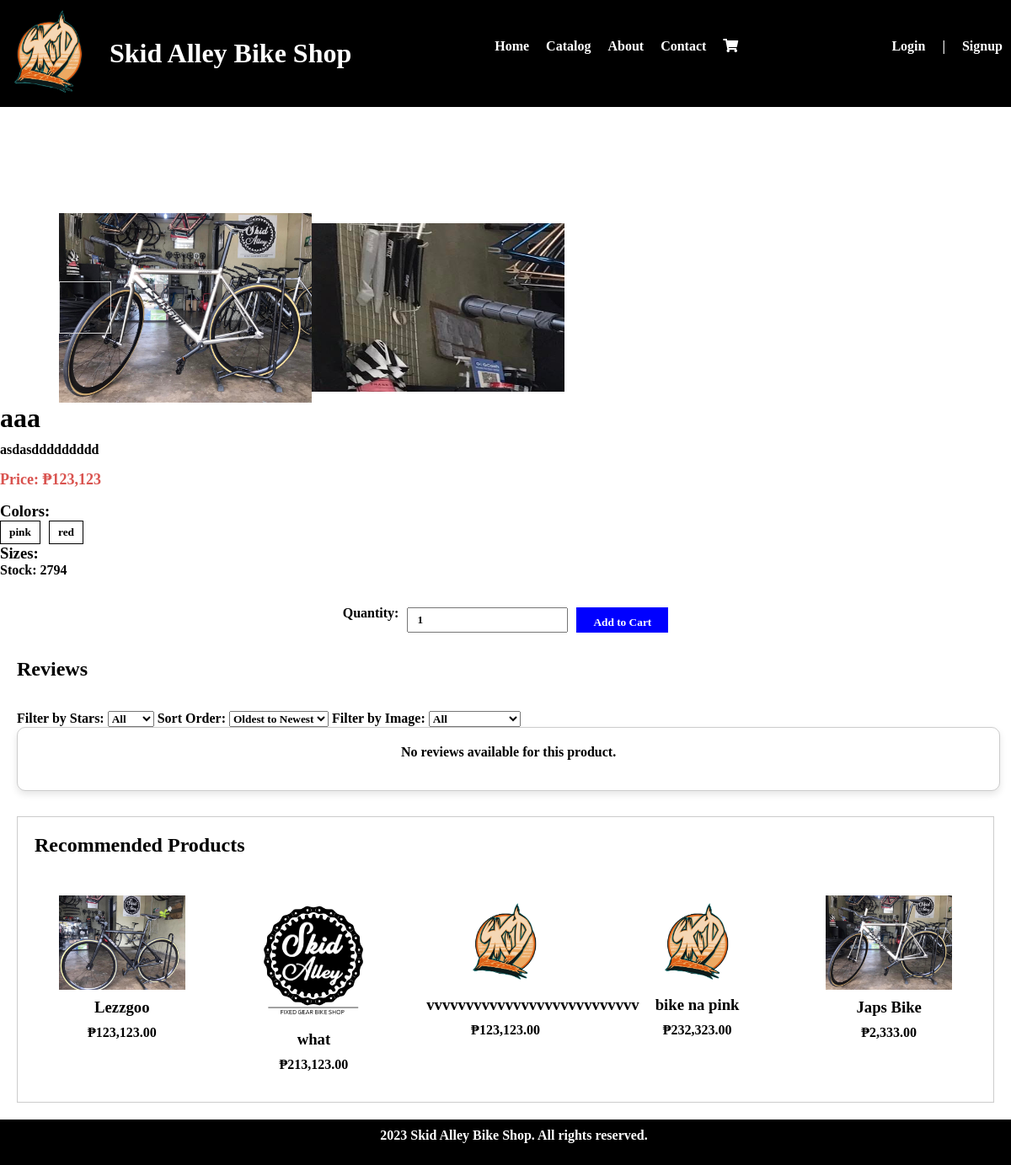
Before: /product-details.php?id=57 with the older database file.
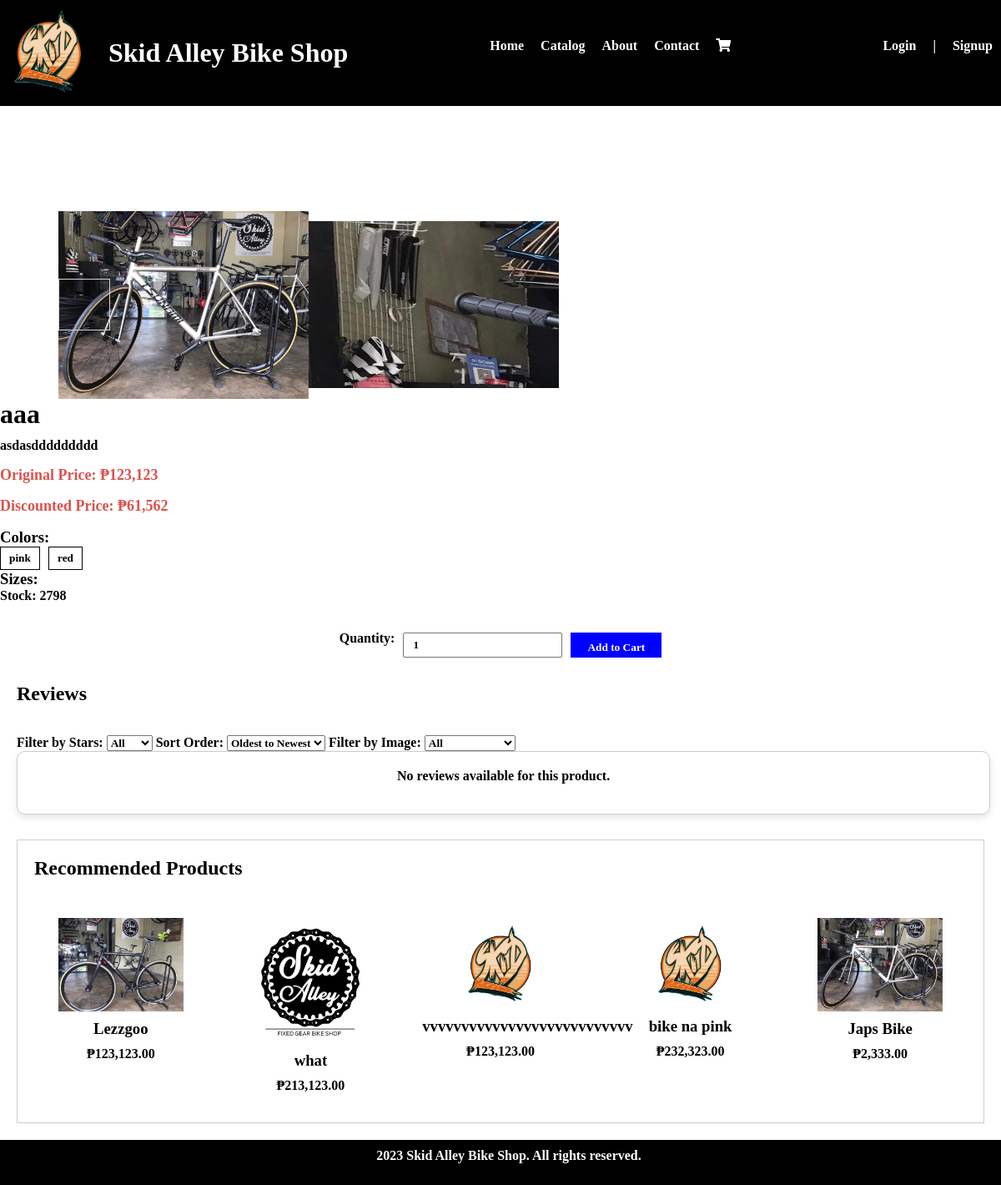
After: the same page with the newer database file.
### tables this page shows
CREATE TABLE `product_list` (
  `id` int(10) NOT NULL,
  `brand_id` int(11) NOT NULL,
  `category_id` int(11) NOT NULL,
  `name` varchar(250) NOT NULL,
  `models` varchar(250) NOT NULL,
  `description` varchar(250) NOT NULL,
  `price` float NOT NULL,
  `status` tinyint(1) NOT NULL DEFAULT 1,
  `image_path` text NOT NULL,
  `delete_flag` tinyint(1) NOT NULL
);

CREATE TABLE `stock_list` (
  `id` int(10) NOT NULL,
  `product_id` int(10) NOT NULL,
  `product_colors_sizes_id` int(10) NOT NULL,
  `quantity` float NOT NULL
);

CREATE TABLE `discounts` (
  `id` int(11) NOT NULL,
  `product_id` int(11) NOT NULL,
  `brand_id` int(11) DEFAULT NULL,
  `category_id` int(11) DEFAULT NULL,
  `discount_percentage` decimal(5,2) NOT NULL,
  `start_time` datetime DEFAULT NULL,
  `end_time` datetime DEFAULT NULL,
  `created_at` datetime DEFAULT current_timestamp(),
  `updated_at` datetime DEFAULT current_timestamp() ON UPDATE current_timestamp()
);

### product-details.php (the view, shortened to what the changed rows need)
<link href='https://unpkg.com/boxicons@2.1.4/css/boxicons.min.css' rel='stylesheet'>
<?php include('partials-front/menu.php'); ?>
<br><br><br><br><br><br><br>
<?php
$uniqueColors = [];
if (isset($_GET['id']) && is_numeric($_GET['id']))
{
    $product_id = $_GET['id'];
    $sql = "SELECT pl.*, sl.quantity AS stock_quantity, d.discount_percentage
        FROM product_list pl
        LEFT JOIN stock_list sl ON pl.id = sl.product_id
        LEFT JOIN discounts d ON pl.id = d.product_id AND NOW() BETWEEN d.start_time AND d.end_time
        WHERE pl.id = $product_id";
    $res = mysqli_query($conn, $sql);
    if ($res)
    {
        $product_details = mysqli_fetch_assoc($res);
        if ($product_details)
        {
            ?>
             <div class="product-image-container" id="product-image-container">
                    <img
                        id="product-image"
                        src="<?php echo SITEURL; ?>images/bike/<?php echo $product_details['image_path']; ?>"
                        alt="<?php echo $product_details['name']; ?>"
                        style="width: 300px">
                        <div id="myresult" class="img-zoom-result"></div>
                </div>
            <div class="product-details">
            <h1><?php echo $product_details['name']; ?></h1>
                <div class="product-description">
                    <p><?php echo $product_details['description']; ?></p>
                </div>
                <div class="product-price">
                    <?php
                    $originalPrice = $product_details['price'];
                    $discountPercentage = $product_details['discount_percentage'];
                    if (!empty($discountPercentage) && $discountPercentage > 0) {
                        $discountedPrice = $originalPrice - ($originalPrice * $discountPercentage / 100);
                        echo "<p>Original Price: ₱" . number_format($originalPrice) . "</p>";
                        echo "<p>Discounted Price: ₱" . number_format($discountedPrice) . "</p>";
                    } else {
                        echo "<p>Price: ₱" . number_format($originalPrice) . "</p>";
                    }
                    ?>
                </div>
                <div class="product-sizes-colors">
                <h3>Colors:</h3>
                    <ul>
                    <?php
                    $colors_sql = "SELECT DISTINCT color FROM product_colors_sizes WHERE product_id = $product_id";
                    $colors_result = mysqli_query($conn, $colors_sql);
                    if ($colors_result) {
                        while ($color_row = mysqli_fetch_assoc($colors_result)) {
                            $color = $color_row['color'];
                            if (!in_array($color, $uniqueColors)) {
                                $uniqueColors[] = $color;
                                echo "<button class='color-button' data-color='$color'>$color</button>";
                            }
                        }
                    } else {
                        echo "<p>No colors available.</p>";
                    }
                    ?>
                    </ul>
                    <h3>Sizes:</h3>
                    </div>
                    <div class="stock-quantity">
                        <p>Stock: <?php echo $product_details['stock_quantity']; ?> </p>
                    </div>
                <div class="product-action">
                <form action="process-cart.php" method="POST" class="product-form">
                    <label for="quantity">Quantity:</label>
                    <input type="number" id="quantity" name="quantity" value="1" min="1">
                    <tr>
                    <td colspan="2">
                        <input type="submit" name="add_to_cart" value="Add to Cart" class="btn-secondary">
                    </td>
                </tr>
                </form>
                </div>
            </div>
            <?php
        }
        else
         {
            echo "<div class='error'>Product not found.</div>";
        }
    }
    else
    {
        echo "<div class='error'>Error fetching product details.</div>";
    }
}
 else
{
    echo "<div class='error'>Invalid product ID.</div>";
}
?>
<link rel="stylesheet" href="https://cdnjs.cloudflare.com/ajax/libs/AlertifyJS/1.13.1/css/alertify.min.css" />
<link rel="stylesheet" href="https://cdnjs.cloudflare.com/ajax/libs/AlertifyJS/1.13.1/css/themes/default.min.css" />
<div class="reviews-section">
    <h2>Reviews</h2>
    <br><br>
</div>
<div class="recommendation-section">
    <h2>Recommended Products</h2>
    <br><br>
</div>

Changed rows visible on the page:
shown differently, row unchanged: product_list "aaa": price.discount_percentage (not shown) → "61,562"
changed stock_list: quantity "2794" → "2798"
Other visible differences:
text no longer shown: "Price: ₱"
text now shown: "Original Price: ₱ Discounted Price: ₱"
